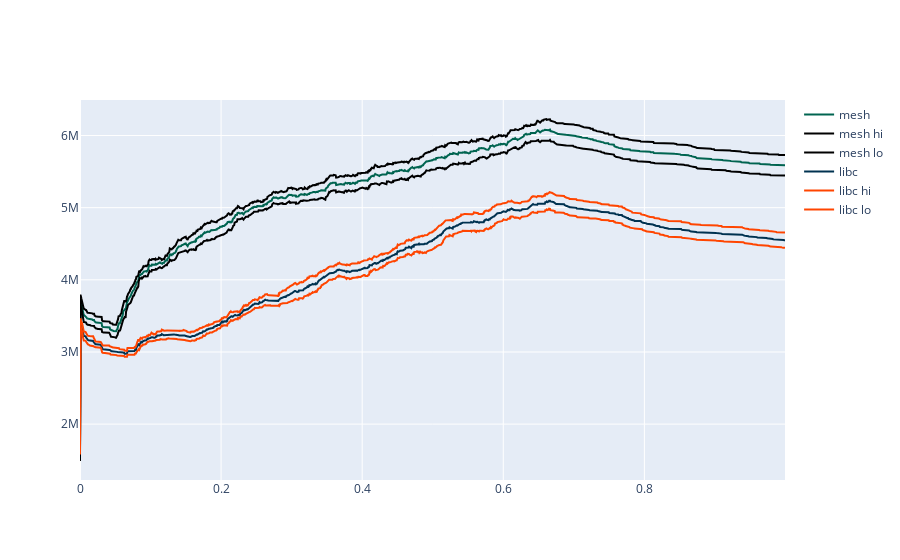

Notebook source saved alongside this figure:
### Code cell
# fig = go.Figure()

# fig.add_trace(go.Scatter(x=df1['percentage'], y=df1['mean'],
#                     mode='lines',
#                     name='mesh-mean'))
# fig.add_trace(go.Scatter(x=df1['percentage'] + df1['percentage'][::-1] , y=df1['ci_hi'] + df1['ci_lo'][::-1],
#                     fill='toself',
#                     fillcolor='rgba(0,100,80,0.2)',
#                     line=dict(color='rgba(255,255,255,0)'),
#                     hoverinfo="skip",
#                     showlegend=False))

fig = go.Figure([
    go.Scatter(
        x=df1['percentage'],
        y=df1['mean'],
        line=dict(color='rgb(0,100,80)'),
        name='mesh',
        mode='lines'
    ),
    go.Scatter(
        x=df1['percentage'],
        y=df1['ci_hi'],
        line=dict(color='rgb(0,0,0)'),
        name='mesh hi',
        mode='lines'
    ),
    go.Scatter(
        x=df1['percentage'],
        y=df1['ci_lo'],
        line=dict(color='rgb(0,0,0)'),
        name='mesh lo',
        mode='lines'
    ),
    go.Scatter(
        x=df2['percentage'],
        y=df2['mean'],
        line=dict(color='rgb(0,50,80)'),
        name='libc',
        mode='lines'
    ),
    go.Scatter(
        x=df2['percentage'],
        y=df2['ci_hi'],
        line=dict(color='rgb(255,69,0)'),
        name='libc hi',
        mode='lines'
    ),
    go.Scatter(
        x=df2['percentage'],
        y=df2['ci_lo'],
        line=dict(color='rgb(255,69,0)'),
        name='libc lo',
        mode='lines'
    )

])
fig.show()

### Figure 1 — Plotly figure (JSON) as saved in the notebook; plotly's stock layout.template omitted (floating-point values rounded to 4 significant figures; data arrays with more than 128 entries replaced by an {"elided": "..."} marker saying what was removed)
{"data": [{"line": {"color": "rgb(0,100,80)"}, "mode": "lines", "name": "mesh", "type": "scatter", "x": {"elided": "1501 float values"}, "y": {"elided": "1501 float values"}}, {"line": {"color": "rgb(0,0,0)"}, "mode": "lines", "name": "mesh hi", "type": "scatter", "x": {"elided": "1501 float values"}, "y": {"elided": "1501 float values"}}, {"line": {"color": "rgb(0,0,0)"}, "mode": "lines", "name": "mesh lo", "type": "scatter", "x": {"elided": "1501 float values"}, "y": {"elided": "1501 float values"}}, {"line": {"color": "rgb(0,50,80)"}, "mode": "lines", "name": "libc", "type": "scatter", "x": {"elided": "1501 float values"}, "y": {"elided": "1501 float values"}}, {"line": {"color": "rgb(255,69,0)"}, "mode": "lines", "name": "libc hi", "type": "scatter", "x": {"elided": "1501 float values"}, "y": {"elided": "1501 float values"}}, {"line": {"color": "rgb(255,69,0)"}, "mode": "lines", "name": "libc lo", "type": "scatter", "x": {"elided": "1501 float values"}, "y": {"elided": "1501 float values"}}], "layout": {}}
